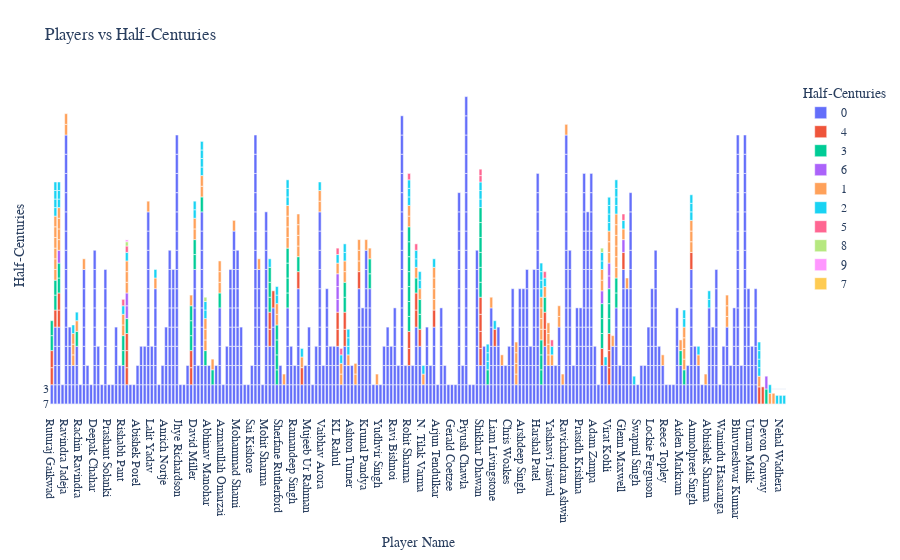

Write notebook code for a chart like this one.
### Code cell
fig = px.bar(ipl_data, x='Player_Name', y='Half_Centuries', 
             title='Players vs Half-Centuries',
             labels={'Half_Centuries': 'Half-Centuries', 'Player_Name': 'Player Name'},
             color='Half_Centuries',
             color_continuous_scale=px.colors.sequential.Blues,
             hover_name='Player_Name',
             hover_data={'Half_Centuries': True, 'Player_Name': False},
             template='plotly_white'
            )

fig.update_layout(
    xaxis_title='Player Name',
    yaxis_title='Half-Centuries',
    uniformtext_minsize=8,
    uniformtext_mode='hide',
    font=dict(family="Arial, sans-serif", size=12),
    margin=dict(l=50, r=50, t=80, b=50),
)

fig.show()

### Figure 1 — Plotly figure (JSON) as saved in the notebook; plotly's stock layout.template omitted (floating-point values rounded to 4 significant figures; data arrays with more than 128 entries replaced by an {"elided": "..."} marker saying what was removed)
{"data": [{"alignmentgroup": "True", "hovertemplate": "<b>%{hovertext}</b><br><br>Half-Centuries=%{y}<extra></extra>", "hovertext": {"elided": "783 str values"}, "legendgroup": "0", "marker": {"color": "#636efa", "pattern": {"shape": ""}}, "name": "0", "offsetgroup": "0", "orientation": "v", "showlegend": true, "textposition": "auto", "type": "bar", "x": {"elided": "783 str values"}, "xaxis": "x", "y": {"elided": "783 str values"}, "yaxis": "y"}, {"alignmentgroup": "True", "hovertemplate": "<b>%{hovertext}</b><br><br>Half-Centuries=%{y}<extra></extra>", "hovertext": ["Ruturaj Gaikwad", "Ruturaj Gaikwad", "MS Dhoni", "Ajinkya Rahane", "Ajinkya Rahane", "David Warner", "David Warner", "David Warner", "Prithvi Shaw", "Shubman Gill", "Shubman Gill", "Shreyas Iyer", "Shreyas Iyer", "Rinku Singh", "Andre Russell", "Venkatesh Iyer", "KL Rahul", "KL Rahul", "Quinton de Kock", "Quinton de Kock", "Deepak Hooda", "Kyle Mayers", "Rohit Sharma", "Rohit Sharma", "Suryakumar Yadav", "Suryakumar Yadav", "Ishan Kishan", "Hardik Pandya", "Shikhar Dhawan", "Shikhar Dhawan", "Shikhar Dhawan", "Shikhar Dhawan", "Liam Livingstone", "Jos Buttler", "Jos Buttler", "Faf du Plessis", "Virat Kohli", "Virat Kohli", "Virat Kohli", "Glenn Maxwell", "Mayank Agarwal"], "legendgroup": "4", "marker": {"color": "#EF553B", "pattern": {"shape": ""}}, "name": "4", "offsetgroup": "4", "orientation": "v", "showlegend": true, "textposition": "auto", "type": "bar", "x": ["Ruturaj Gaikwad", "Ruturaj Gaikwad", "MS Dhoni", "Ajinkya Rahane", "Ajinkya Rahane", "David Warner", "David Warner", "David Warner", "Prithvi Shaw", "Shubman Gill", "Shubman Gill", "Shreyas Iyer", "Shreyas Iyer", "Rinku Singh", "Andre Russell", "Venkatesh Iyer", "KL Rahul", "KL Rahul", "Quinton de Kock", "Quinton de Kock", "Deepak Hooda", "Kyle Mayers", "Rohit Sharma", "Rohit Sharma", "Suryakumar Yadav", "Suryakumar Yadav", "Ishan Kishan", "Hardik Pandya", "Shikhar Dhawan", "Shikhar Dhawan", "Shikhar Dhawan", "Shikhar Dhawan", "Liam Livingstone", "Jos Buttler", "Jos Buttler", "Faf du Plessis", "Virat Kohli", "Virat Kohli", "Virat Kohli", "Glenn Maxwell", "Mayank Agarwal"], "xaxis": "x", "y": ["4", "4", "4", "4", "4", "4", "4", "4", "4", "4", "4", "4", "4", "4", "4", "4", "4", "4", "4", "4", "4", "4", "4", "4", "4", "4", "4", "4", "4", "4", "4", "4", "4", "4", "4", "4", "4", "4", "4", "4", "4"], "yaxis": "y"}, {"alignmentgroup": "True", "hovertemplate": "<b>%{hovertext}</b><br><br>Half-Centuries=%{y}<extra></extra>", "hovertext": ["Ruturaj Gaikwad", "Ruturaj Gaikwad", "Devon Conway", "MS Dhoni", "MS Dhoni", "Ajinkya Rahane", "Ajinkya Rahane", "Shivam Dube", "Rishabh Pant", "Rishabh Pant", "David Warner", "Shubman Gill", "Shubman Gill", "Shubman Gill", "David Miller", "David Miller", "Wriddhiman Saha", "Kane Williamson", "B. Sai Sudharsan", "Vijay Shankar", "Shreyas Iyer", "Shreyas Iyer", "Shreyas Iyer", "Nitish Rana", "Nitish Rana", "Nitish Rana", "Nitish Rana", "Manish Pandey", "Manish Pandey", "Manish Pandey", "Manish Pandey", "Andre Russell", "Quinton de Kock", "Quinton de Kock", "Marcus Stoinis", "Marcus Stoinis", "Rohit Sharma", "Rohit Sharma", "Rohit Sharma", "Rohit Sharma", "Rohit Sharma", "Rohit Sharma", "Rohit Sharma", "Suryakumar Yadav", "Ishan Kishan", "Ishan Kishan", "Shikhar Dhawan", "Shikhar Dhawan", "Shikhar Dhawan", "Shikhar Dhawan", "Shikhar Dhawan", "Shikhar Dhawan", "Jonny Bairstow", "Sanju Samson", "Sanju Samson", "Sanju Samson", "Jos Buttler", "Faf du Plessis", "Faf du Plessis", "Faf du Plessis", "Virat Kohli", "Virat Kohli", "Virat Kohli", "Dinesh Karthik", "Dinesh Karthik", "Aiden Markram", "Rahul Tripathi"], "legendgroup": "3", "marker": {"color": "#00cc96", "pattern": {"shape": ""}}, "name": "3", "offsetgroup": "3", "orientation": "v", "showlegend": true, "textposition": "auto", "type": "bar", "x": ["Ruturaj Gaikwad", "Ruturaj Gaikwad", "Devon Conway", "MS Dhoni", "MS Dhoni", "Ajinkya Rahane", "Ajinkya Rahane", "Shivam Dube", "Rishabh Pant", "Rishabh Pant", "David Warner", "Shubman Gill", "Shubman Gill", "Shubman Gill", "David Miller", "David Miller", "Wriddhiman Saha", "Kane Williamson", "B. Sai Sudharsan", "Vijay Shankar", "Shreyas Iyer", "Shreyas Iyer", "Shreyas Iyer", "Nitish Rana", "Nitish Rana", "Nitish Rana", "Nitish Rana", "Manish Pandey", "Manish Pandey", "Manish Pandey", "Manish Pandey", "Andre Russell", "Quinton de Kock", "Quinton de Kock", "Marcus Stoinis", "Marcus Stoinis", "Rohit Sharma", "Rohit Sharma", "Rohit Sharma", "Rohit Sharma", "Rohit Sharma", "Rohit Sharma", "Rohit Sharma", "Suryakumar Yadav", "Ishan Kishan", "Ishan Kishan", "Shikhar Dhawan", "Shikhar Dhawan", "Shikhar Dhawan", "Shikhar Dhawan", "Shikhar Dhawan", "Shikhar Dhawan", "Jonny Bairstow", "Sanju Samson", "Sanju Samson", "Sanju Samson", "Jos Buttler", "Faf du Plessis", "Faf du Plessis", "Faf du Plessis", "Virat Kohli", "Virat Kohli", "Virat Kohli", "Dinesh Karthik", "Dinesh Karthik", "Aiden Markram", "Rahul Tripathi"], "xaxis": "x", "y": ["3", "3", "3", "3", "3", "3", "3", "3", "3", "3", "3", "3", "3", "3", "3", "3", "3", "3", "3", "3", "3", "3", "3", "3", "3", "3", "3", "3", "3", "3", "3", "3", "3", "3", "3", "3", "3", "3", "3", "3", "3", "3", "3", "3", "3", "3", "3", "3", "3", "3", "3", "3", "3", "3", "3", "3", "3", "3", "3", "3", "3", "3", "3", "3", "3", "3", "3"], "yaxis": "y"}, {"alignmentgroup": "True", "hovertemplate": "<b>%{hovertext}</b><br><br>Half-Centuries=%{y}<extra></extra>", "hovertext": ["Devon Conway", "Ajinkya Rahane", "David Warner", "David Warner", "KL Rahul", "KL Rahul", "KL Rahul", "Faf du Plessis", "Virat Kohli", "Virat Kohli", "Glenn Maxwell"], "legendgroup": "6", "marker": {"color": "#ab63fa", "pattern": {"shape": ""}}, "name": "6", "offsetgroup": "6", "orientation": "v", "showlegend": true, "textposition": "auto", "type": "bar", "x": ["Devon Conway", "Ajinkya Rahane", "David Warner", "David Warner", "KL Rahul", "KL Rahul", "KL Rahul", "Faf du Plessis", "Virat Kohli", "Virat Kohli", "Glenn Maxwell"], "xaxis": "x", "y": ["6", "6", "6", "6", "6", "6", "6", "6", "6", "6", "6"], "yaxis": "y"}, {"alignmentgroup": "True", "hovertemplate": "<b>%{hovertext}</b><br><br>Half-Centuries=%{y}<extra></extra>", "hovertext": ["MS Dhoni", "MS Dhoni", "MS Dhoni", "MS Dhoni", "MS Dhoni", "MS Dhoni", "Ajinkya Rahane", "Ajinkya Rahane", "Ajinkya Rahane", "Ajinkya Rahane", "Ravindra Jadeja", "Ravindra Jadeja", "Moeen Ali", "Moeen Ali", "Moeen Ali", "Shivam Dube", "Shardul Thakur", "Rishabh Pant", "Rishabh Pant", "David Warner", "David Warner", "David Warner", "Prithvi Shaw", "Axar Patel", "Mitchell Marsh", "Shubman Gill", "David Miller", "David Miller", "Wriddhiman Saha", "Wriddhiman Saha", "Kane Williamson", "Kane Williamson", "Kane Williamson", "B. Sai Sudharsan", "Vijay Shankar", "Vijay Shankar", "Vijay Shankar", "Rahul Tewatia", "Rashid Khan", "Nitish Rana", "Nitish Rana", "Phil Salt", "K.S Bharat", "Manish Pandey", "Manish Pandey", "Manish Pandey", "Manish Pandey", "Andre Russell", "Andre Russell", "Andre Russell", "Andre Russell", "Venkatesh Iyer", "Sunil Narine", "Sunil Narine", "KL Rahul", "Devdutt Padikkal", "Devdutt Padikkal", "Quinton de Kock", "Quinton de Kock", "Nicholas Pooran", "Ayush Badoni", "Ayush Badoni", "Deepak Hooda", "Deepak Hooda", "Deepak Hooda", "Krunal Pandya", "Marcus Stoinis", "Prerak Mankad", "Rohit Sharma", "Rohit Sharma", "Suryakumar Yadav", "Ishan Kishan", "N. Tilak Varma", "Hardik Pandya", "Hardik Pandya", "Hardik Pandya", "Hardik Pandya", "Prabhsimran Singh", "Rilee Rossouw", "Sam Curran", "Sam Curran", "Sam Curran", "Sam Curran", "Sikandar Raza", "Sanju Samson", "Sanju Samson", "Sanju Samson", "Sanju Samson", "Jos Buttler", "Shimron Hetmyer", "Shimron Hetmyer", "Shimron Hetmyer", "Shimron Hetmyer", "Yashasvi Jaiswal", "Riyan Parag", "Riyan Parag", "Rovman Powell", "Ravichandran Ashwin", "Faf du Plessis", "Faf du Plessis", "Virat Kohli", "Virat Kohli", "Virat Kohli", "Anuj Rawat", "Dinesh Karthik", "Dinesh Karthik", "Dinesh Karthik", "Dinesh Karthik", "Dinesh Karthik", "Dinesh Karthik", "Glenn Maxwell", "Mahipal Lomror", "Tom Curran", "Aiden Markram", "Rahul Tripathi", "Rahul Tripathi", "Rahul Tripathi", "Rahul Tripathi", "Mayank Agarwal", "Mayank Agarwal", "Mayank Agarwal", "Heinrich Klaasen", "Travis Head", "Pat Cummins", "Pat Cummins", "Pat Cummins"], "legendgroup": "1", "marker": {"color": "#FFA15A", "pattern": {"shape": ""}}, "name": "1", "offsetgroup": "1", "orientation": "v", "showlegend": true, "textposition": "auto", "type": "bar", "x": ["MS Dhoni", "MS Dhoni", "MS Dhoni", "MS Dhoni", "MS Dhoni", "MS Dhoni", "Ajinkya Rahane", "Ajinkya Rahane", "Ajinkya Rahane", "Ajinkya Rahane", "Ravindra Jadeja", "Ravindra Jadeja", "Moeen Ali", "Moeen Ali", "Moeen Ali", "Shivam Dube", "Shardul Thakur", "Rishabh Pant", "Rishabh Pant", "David Warner", "David Warner", "David Warner", "Prithvi Shaw", "Axar Patel", "Mitchell Marsh", "Shubman Gill", "David Miller", "David Miller", "Wriddhiman Saha", "Wriddhiman Saha", "Kane Williamson", "Kane Williamson", "Kane Williamson", "B. Sai Sudharsan", "Vijay Shankar", "Vijay Shankar", "Vijay Shankar", "Rahul Tewatia", "Rashid Khan", "Nitish Rana", "Nitish Rana", "Phil Salt", "K.S Bharat", "Manish Pandey", "Manish Pandey", "Manish Pandey", "Manish Pandey", "Andre Russell", "Andre Russell", "Andre Russell", "Andre Russell", "Venkatesh Iyer", "Sunil Narine", "Sunil Narine", "KL Rahul", "Devdutt Padikkal", "Devdutt Padikkal", "Quinton de Kock", "Quinton de Kock", "Nicholas Pooran", "Ayush Badoni", "Ayush Badoni", "Deepak Hooda", "Deepak Hooda", "Deepak Hooda", "Krunal Pandya", "Marcus Stoinis", "Prerak Mankad", "Rohit Sharma", "Rohit Sharma", "Suryakumar Yadav", "Ishan Kishan", "N. Tilak Varma", "Hardik Pandya", "Hardik Pandya", "Hardik Pandya", "Hardik Pandya", "Prabhsimran Singh", "Rilee Rossouw", "Sam Curran", "Sam Curran", "Sam Curran", "Sam Curran", "Sikandar Raza", "Sanju Samson", "Sanju Samson", "Sanju Samson", "Sanju Samson", "Jos Buttler", "Shimron Hetmyer", "Shimron Hetmyer", "Shimron Hetmyer", "Shimron Hetmyer", "Yashasvi Jaiswal", "Riyan Parag", "Riyan Parag", "Rovman Powell", "Ravichandran Ashwin", "Faf du Plessis", "Faf du Plessis", "Virat Kohli", "Virat Kohli", "Virat Kohli", "Anuj Rawat", "Dinesh Karthik", "Dinesh Karthik", "Dinesh Karthik", "Dinesh Karthik", "Dinesh Karthik", "Dinesh Karthik", "Glenn Maxwell", "Mahipal Lomror", "Tom Curran", "Aiden Markram", "Rahul Tripathi", "Rahul Tripathi", "Rahul Tripathi", "Rahul Tripathi", "Mayank Agarwal", "Mayank Agarwal", "Mayank Agarwal", "Heinrich Klaasen", "Travis Head", "Pat Cummins", "Pat Cummins", "Pat Cummins"], "xaxis": "x", "y": ["1", "1", "1", "1", "1", "1", "1", "1", "1", "1", "1", "1", "1", "1", "1", "1", "1", "1", "1", "1", "1", "1", "1", "1", "1", "1", "1", "1", "1", "1", "1", "1", "1", "1", "1", "1", "1", "1", "1", "1", "1", "1", "1", "1", "1", "1", "1", "1", "1", "1", "1", "1", "1", "1", "1", "1", "1", "1", "1", "1", "1", "1", "1", "1", "1", "1", "1", "1", "1", "1", "1", "1", "1", "1", "1", "1", "1", "1", "1", "1", "1", "1", "1", "1", "1", "1", "1", "1", "1", "1", "1", "1", "1", "1", "1", "1", "1", "1", "1", "1", "1", "1", "1", "1", "1", "1", "1", "1", "1", "1", "1", "1", "1", "1", "1", "1", "1", "1", "1", "1", "1", "1", "1", "1", "1", "1"], "yaxis": "y"}, {"alignmentgroup": "True", "hovertemplate": "<b>%{hovertext}</b><br><br>Half-Centuries=%{y}<extra></extra>", "hovertext": ["MS Dhoni", "MS Dhoni", "MS Dhoni", "MS Dhoni", "Ajinkya Rahane", "Ajinkya Rahane", "Ajinkya Rahane", "Moeen Ali", "Shivam Dube", "Rishabh Pant", "David Warner", "Prithvi Shaw", "Prithvi Shaw", "Prithvi Shaw", "Prithvi Shaw", "Mitchell Marsh", "David Miller", "David Miller", "Wriddhiman Saha", "Wriddhiman Saha", "Wriddhiman Saha", "Wriddhiman Saha", "Kane Williamson", "Kane Williamson", "Shreyas Iyer", "Rahmanullah Gurbaz", "Nitish Rana", "Nitish Rana", "Phil Salt", "Manish Pandey", "Manish Pandey", "Manish Pandey", "Venkatesh Iyer", "Sunil Narine", "KL Rahul", "Devdutt Padikkal", "Quinton de Kock", "Quinton de Kock", "Nicholas Pooran", "Nicholas Pooran", "Nicholas Pooran", "Rohit Sharma", "Rohit Sharma", "Rohit Sharma", "Suryakumar Yadav", "Suryakumar Yadav", "Ishan Kishan", "Ishan Kishan", "N. Tilak Varma", "Hardik Pandya", "Nehal Wadhera", "Shikhar Dhawan", "Shikhar Dhawan", "Shikhar Dhawan", "Jonny Bairstow", "Jonny Bairstow", "Jonny Bairstow", "Liam Livingstone", "Atharva Taide", "Sanju Samson", "Sanju Samson", "Sanju Samson", "Sanju Samson", "Jos Buttler", "Yashasvi Jaiswal", "Faf du Plessis", "Faf du Plessis", "Rajat Patidar", "Virat Kohli", "Virat Kohli", "Virat Kohli", "Virat Kohli", "Dinesh Karthik", "Dinesh Karthik", "Dinesh Karthik", "Dinesh Karthik", "Glenn Maxwell", "Cameron Green", "Rahul Tripathi", "Rahul Tripathi", "Mayank Agarwal", "Mayank Agarwal", "Mayank Agarwal", "Heinrich Klaasen", "Abhishek Sharma", "Abhishek Sharma"], "legendgroup": "2", "marker": {"color": "#19d3f3", "pattern": {"shape": ""}}, "name": "2", "offsetgroup": "2", "orientation": "v", "showlegend": true, "textposition": "auto", "type": "bar", "x": ["MS Dhoni", "MS Dhoni", "MS Dhoni", "MS Dhoni", "Ajinkya Rahane", "Ajinkya Rahane", "Ajinkya Rahane", "Moeen Ali", "Shivam Dube", "Rishabh Pant", "David Warner", "Prithvi Shaw", "Prithvi Shaw", "Prithvi Shaw", "Prithvi Shaw", "Mitchell Marsh", "David Miller", "David Miller", "Wriddhiman Saha", "Wriddhiman Saha", "Wriddhiman Saha", "Wriddhiman Saha", "Kane Williamson", "Kane Williamson", "Shreyas Iyer", "Rahmanullah Gurbaz", "Nitish Rana", "Nitish Rana", "Phil Salt", "Manish Pandey", "Manish Pandey", "Manish Pandey", "Venkatesh Iyer", "Sunil Narine", "KL Rahul", "Devdutt Padikkal", "Quinton de Kock", "Quinton de Kock", "Nicholas Pooran", "Nicholas Pooran", "Nicholas Pooran", "Rohit Sharma", "Rohit Sharma", "Rohit Sharma", "Suryakumar Yadav", "Suryakumar Yadav", "Ishan Kishan", "Ishan Kishan", "N. Tilak Varma", "Hardik Pandya", "Nehal Wadhera", "Shikhar Dhawan", "Shikhar Dhawan", "Shikhar Dhawan", "Jonny Bairstow", "Jonny Bairstow", "Jonny Bairstow", "Liam Livingstone", "Atharva Taide", "Sanju Samson", "Sanju Samson", "Sanju Samson", "Sanju Samson", "Jos Buttler", "Yashasvi Jaiswal", "Faf du Plessis", "Faf du Plessis", "Rajat Patidar", "Virat Kohli", "Virat Kohli", "Virat Kohli", "Virat Kohli", "Dinesh Karthik", "Dinesh Karthik", "Dinesh Karthik", "Dinesh Karthik", "Glenn Maxwell", "Cameron Green", "Rahul Tripathi", "Rahul Tripathi", "Mayank Agarwal", "Mayank Agarwal", "Mayank Agarwal", "Heinrich Klaasen", "Abhishek Sharma", "Abhishek Sharma"], "xaxis": "x", "y": ["2", "2", "2", "2", "2", "2", "2", "2", "2", "2", "2", "2", "2", "2", "2", "2", "2", "2", "2", "2", "2", "2", "2", "2", "2", "2", "2", "2", "2", "2", "2", "2", "2", "2", "2", "2", "2", "2", "2", "2", "2", "2", "2", "2", "2", "2", "2", "2", "2", "2", "2", "2", "2", "2", "2", "2", "2", "2", "2", "2", "2", "2", "2", "2", "2", "2", "2", "2", "2", "2", "2", "2", "2", "2", "2", "2", "2", "2", "2", "2", "2", "2", "2", "2", "2", "2"], "yaxis": "y"}, {"alignmentgroup": "True", "hovertemplate": "<b>%{hovertext}</b><br><br>Half-Centuries=%{y}<extra></extra>", "hovertext": ["Rishabh Pant", "David Warner", "KL Rahul", "Devdutt Padikkal", "Rohit Sharma", "Suryakumar Yadav", "Shikhar Dhawan", "Shikhar Dhawan", "Jos Buttler", "Yashasvi Jaiswal", "Glenn Maxwell"], "legendgroup": "5", "marker": {"color": "#FF6692", "pattern": {"shape": ""}}, "name": "5", "offsetgroup": "5", "orientation": "v", "showlegend": true, "textposition": "auto", "type": "bar", "x": ["Rishabh Pant", "David Warner", "KL Rahul", "Devdutt Padikkal", "Rohit Sharma", "Suryakumar Yadav", "Shikhar Dhawan", "Shikhar Dhawan", "Jos Buttler", "Yashasvi Jaiswal", "Glenn Maxwell"], "xaxis": "x", "y": ["5", "5", "5", "5", "5", "5", "5", "5", "5", "5", "5"], "yaxis": "y"}, {"alignmentgroup": "True", "hovertemplate": "<b>%{hovertext}</b><br><br>Half-Centuries=%{y}<extra></extra>", "hovertext": ["David Warner", "Kane Williamson", "Faf du Plessis"], "legendgroup": "8", "marker": {"color": "#B6E880", "pattern": {"shape": ""}}, "name": "8", "offsetgroup": "8", "orientation": "v", "showlegend": true, "textposition": "auto", "type": "bar", "x": ["David Warner", "Kane Williamson", "Faf du Plessis"], "xaxis": "x", "y": ["8", "8", "8"], "yaxis": "y"}, {"alignmentgroup": "True", "hovertemplate": "<b>%{hovertext}</b><br><br>Half-Centuries=%{y}<extra></extra>", "hovertext": ["David Warner"], "legendgroup": "9", "marker": {"color": "#FF97FF", "pattern": {"shape": ""}}, "name": "9", "offsetgroup": "9", "orientation": "v", "showlegend": true, "textposition": "auto", "type": "bar", "x": ["David Warner"], "xaxis": "x", "y": ["9"], "yaxis": "y"}, {"alignmentgroup": "True", "hovertemplate": "<b>%{hovertext}</b><br><br>Half-Centuries=%{y}<extra></extra>", "hovertext": ["David Warner", "Virat Kohli"], "legendgroup": "7", "marker": {"color": "#FECB52", "pattern": {"shape": ""}}, "name": "7", "offsetgroup": "7", "orientation": "v", "showlegend": true, "textposition": "auto", "type": "bar", "x": ["David Warner", "Virat Kohli"], "xaxis": "x", "y": ["7", "7"], "yaxis": "y"}], "layout": {"autosize": true, "barmode": "relative", "font": {"family": "Arial, sans-serif", "size": 12}, "legend": {"title": {"text": "Half-Centuries"}, "tracegroupgap": 0}, "margin": {"b": 50, "l": 50, "r": 50, "t": 80}, "title": {"text": "Players vs Half-Centuries"}, "uniformtext": {"minsize": 8, "mode": "hide"}, "xaxis": {"anchor": "y", "autorange": true, "domain": [0, 1], "range": [-0.5, 205.5], "title": {"text": "Player Name"}, "type": "category"}, "yaxis": {"anchor": "x", "autorange": true, "categoryarray": ["7", "9", "8", "5", "2", "1", "6", "3", "4", "0"], "categoryorder": "array", "domain": [0, 1], "range": [-3.778, 151.8], "title": {"text": "Half-Centuries"}, "type": "category"}}}
